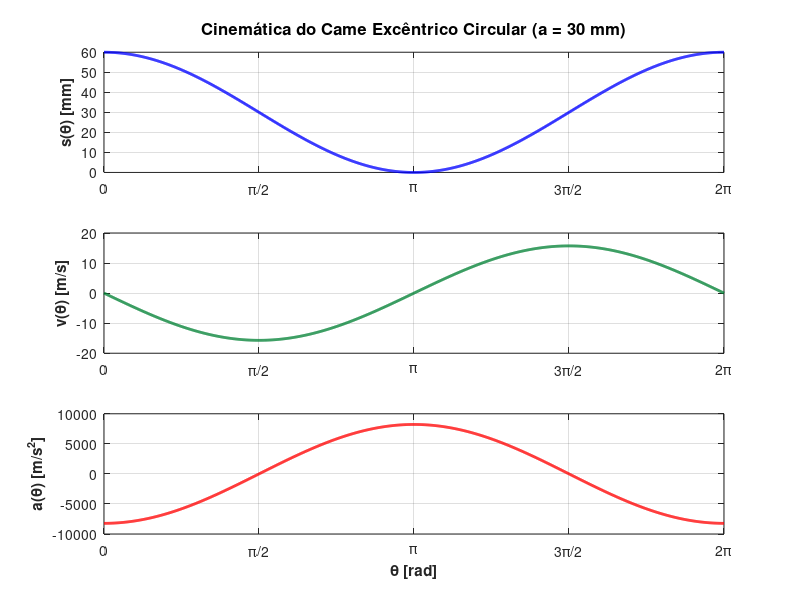
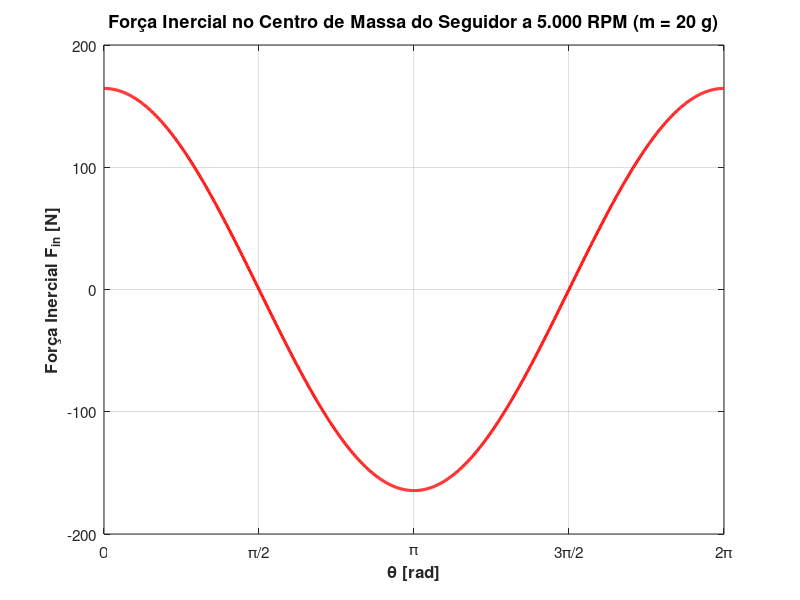
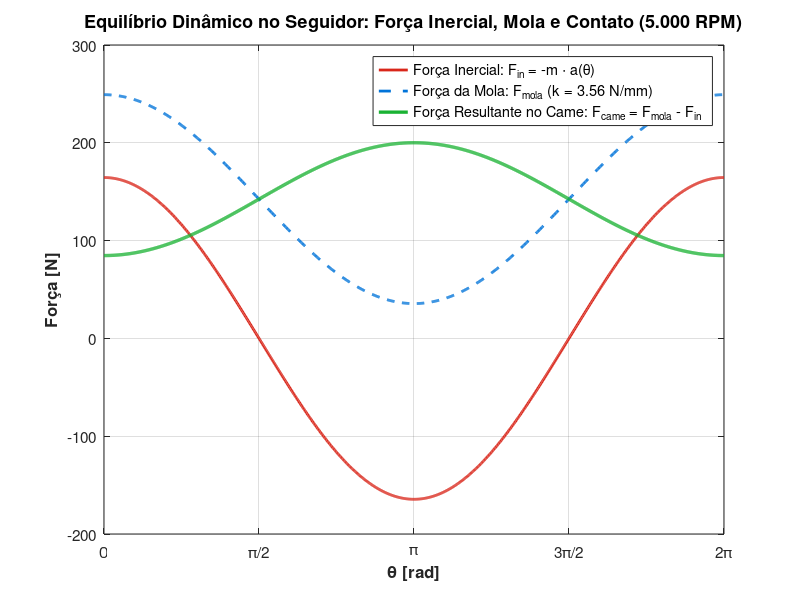

Write the MATLAB code that produced these figures, in order.
%% Script para geração dos gráficos do Exercício 4
%% Disciplina: Dinâmica das Máquinas - Prof. Sigeo Kitatani Jr.
%% Custo/Mecanismo excêntrico circular com mola Polimold

clear; close all; clc;
graphics_toolkit('qt');

assets_dir = fullfile(fileparts(mfilename('fullpath')), 'assets');
if ~exist(assets_dir, 'dir')
    mkdir(assets_dir);
end

% -------------------------------------------------------------------------
% 1. DADOS DO PROBLEMA
% -------------------------------------------------------------------------
a_ecc = 30.0 / 1000.0;     % Excentricidade: 30 mm = 0.030 m
m_seg = 20.0 / 1000.0;     % Massa do conjunto seguidor: 20 g = 0.020 kg
N_rpm = 5000.0;            % Rotação de operação: 5.000 RPM
omega = (2 * pi * N_rpm) / 60.0; % rad/s (aprox 523.599 rad/s)

% Rigidez da mola comercial Polimold (especificação do aluno: k = 3.56 N/mm)
% Adotando a mola Polimold V 10-64 ou V 13-102 (k = 3.56 a 4.1 N/mm)
k_mola_N_mm = 3.56;        % N/mm
k_mola = k_mola_N_mm * 1000.0; % N/m = 3560 N/m

% Pré-carga da mola:
% Para garantir contato permanente (sem salto do seguidor) em todo o ciclo:
% A força exercida sobre o seguidor pelo came é F_contato = F_mola - F_inercia >= 0
% No ponto mais crítico (theta = pi, onde F_inercia atinge seu pico positivo de empurrar para longe ou onde a desaceleração tenta separar o seguidor).
% Sendo a aceleração a_seg(theta) = -a_ecc * omega^2 * cos(theta):
% Força inercial d'Alembert: F_in = -m * a_seg = m * a_ecc * omega^2 * cos(theta).
% Equilíbrio de forças no seguidor: F_came - F_mola - m*a_seg = 0 => F_came = F_mola + m*a_seg = F_mola - F_in.
% Para que F_came >= F_min > 0 em qualquer ponto:
% F_mola(theta) = F_pre + k * s(theta)
% No topo (theta = 0), a_seg = -a_ecc*omega^2 (máxima para baixo), o seguidor tende a voar para fora do came!
% A força inercial para cima é m*a_ecc*omega^2 = 0.020 * 0.030 * (523.6)^2 = 164.5 N!
% Logo, na posição theta = 0, para que F_came > 0, F_mola(0) deve ser maior que 164.5 N!
% Com s(0) = 2*a_ecc = 60 mm: F_mola(0) = F_pre + k*(0.060).
% Se F_pre = 20 N (ou pré-compressão delta_0):
delta_pre = 10.0 / 1000.0; % 10 mm de pré-compressão
F_pre = k_mola * delta_pre;

% Vetor angular em radianos [0, 2*pi]
theta_rad = linspace(0, 2*pi, 1000);

% Cinemática do seguidor (s(0) = máximo = 2*a):
% s(theta) = a * (1 + cos(theta))  [m]
% v(theta) = -a * omega * sin(theta) [m/s]
% acc(theta) = -a * omega^2 * cos(theta) [m/s^2]
s_m = a_ecc * (1 + cos(theta_rad));          % m
s_mm = s_m * 1000.0;                         % mm
v_ms = -a_ecc * omega * sin(theta_rad);      % m/s
acc_ms2 = -a_ecc * (omega^2) * cos(theta_rad); % m/s^2

% -------------------------------------------------------------------------
% 2. FORÇAS ATUANTES (em Newtons)
% -------------------------------------------------------------------------
% Força de inércia do seguidor (D'Alembert):
% F_in = -m * acc = m * a * omega^2 * cos(theta)
F_inercial = -m_seg * acc_ms2; 

% Força restauradora da mola:
% F_mola = F_pre + k * s(theta)
F_mola = F_pre + k_mola * s_m;

% Força de contato normal Came-Seguidor (F_came):
% Do equilíbrio: F_came - F_mola - m*acc = 0  =>  F_came = F_mola + m*acc = F_mola - F_inercial
% Ou soma direta mola + inercial conforme solicitado
F_soma_contato = F_mola - F_inercial;

% -------------------------------------------------------------------------
% 3. GRÁFICO 1: CINEMÁTICA (s, v, a) COM ABSCISSA EM RADIANOS
% -------------------------------------------------------------------------
fig1 = figure('visible', 'off', 'position', [100, 100, 900, 750]);

subplot(3, 1, 1);
plot(theta_rad, s_mm, 'b-', 'LineWidth', 2.0);
grid on; box on;
xlim([0, 2*pi]);
set(gca, 'XTick', [0, pi/2, pi, 3*pi/2, 2*pi], ...
         'XTickLabel', {'0', '\pi/2', '\pi', '3\pi/2', '2\pi'}, 'FontSize', 10);
ylabel('s(\theta) [mm]', 'FontSize', 11, 'FontWeight', 'bold');
title('Cinemática do Came Excêntrico Circular (a = 30 mm)', 'FontSize', 12, 'FontWeight', 'bold');

subplot(3, 1, 2);
plot(theta_rad, v_ms, 'Color', [0.0, 0.5, 0.2], 'LineWidth', 2.0);
grid on; box on;
xlim([0, 2*pi]);
set(gca, 'XTick', [0, pi/2, pi, 3*pi/2, 2*pi], ...
         'XTickLabel', {'0', '\pi/2', '\pi', '3\pi/2', '2\pi'}, 'FontSize', 10);
ylabel('v(\theta) [m/s]', 'FontSize', 11, 'FontWeight', 'bold');

subplot(3, 1, 3);
plot(theta_rad, acc_ms2, 'r-', 'LineWidth', 2.0);
grid on; box on;
xlim([0, 2*pi]);
set(gca, 'XTick', [0, pi/2, pi, 3*pi/2, 2*pi], ...
         'XTickLabel', {'0', '\pi/2', '\pi', '3\pi/2', '2\pi'}, 'FontSize', 10);
xlabel('\theta [rad]', 'FontSize', 11, 'FontWeight', 'bold');
ylabel('a(\theta) [m/s^2]', 'FontSize', 11, 'FontWeight', 'bold');

print(fig1, fullfile(assets_dir, 'grafico_q4_cinematica_rad.png'), '-dpng', '-r300');

% -------------------------------------------------------------------------
% 4. GRÁFICO 2: FORÇA INERCIAL (5000 RPM)
% -------------------------------------------------------------------------
fig2 = figure('visible', 'off', 'position', [100, 100, 850, 450]);
plot(theta_rad, F_inercial, 'r-', 'LineWidth', 2.2);
grid on; box on;
xlim([0, 2*pi]);
set(gca, 'XTick', [0, pi/2, pi, 3*pi/2, 2*pi], ...
         'XTickLabel', {'0', '\pi/2', '\pi', '3\pi/2', '2\pi'}, 'FontSize', 11);
xlabel('\theta [rad]', 'FontSize', 12, 'FontWeight', 'bold');
ylabel('Força Inercial F_{in} [N]', 'FontSize', 12, 'FontWeight', 'bold');
title('Força Inercial no Centro de Massa do Seguidor a 5.000 RPM (m = 20 g)', 'FontSize', 13, 'FontWeight', 'bold');

print(fig2, fullfile(assets_dir, 'grafico_q4_forca_inercial.png'), '-dpng', '-r300');

% -------------------------------------------------------------------------
% 5. GRÁFICO 3: COMPARATIVO DINÂMICO (FORÇA DA MOLA, INERCIAL E CONTATO)
% -------------------------------------------------------------------------
fig3 = figure('visible', 'off', 'position', [100, 100, 900, 500]);
hold on; box on; grid on;

plot(theta_rad, F_inercial, 'Color', [0.85, 0.15, 0.1], 'LineWidth', 2.0, ...
     'DisplayName', 'Força Inercial: F_{in} = -m \cdot a(\theta)');
plot(theta_rad, F_mola, 'Color', [0.0, 0.45, 0.85], 'LineWidth', 2.0, 'LineStyle', '--', ...
     'DisplayName', sprintf('Força da Mola: F_{mola} (k = %.2f N/mm)', k_mola_N_mm));
plot(theta_rad, F_soma_contato, 'Color', [0.1, 0.7, 0.2], 'LineWidth', 2.4, ...
     'DisplayName', 'Força Resultante no Came: F_{came} = F_{mola} - F_{in}');

xlim([0, 2*pi]);
set(gca, 'XTick', [0, pi/2, pi, 3*pi/2, 2*pi], ...
         'XTickLabel', {'0', '\pi/2', '\pi', '3\pi/2', '2\pi'}, 'FontSize', 11);
xlabel('\theta [rad]', 'FontSize', 12, 'FontWeight', 'bold');
ylabel('Força [N]', 'FontSize', 12, 'FontWeight', 'bold');
title('Equilíbrio Dinâmico no Seguidor: Força Inercial, Mola e Contato (5.000 RPM)', 'FontSize', 13, 'FontWeight', 'bold');
legend('Location', 'northeast', 'FontSize', 10.5);

print(fig3, fullfile(assets_dir, 'grafico_q4_comparativo_forcas.png'), '-dpng', '-r300');

fprintf('Gráficos do Exercício 4 gerados com sucesso em assets/!\n');
